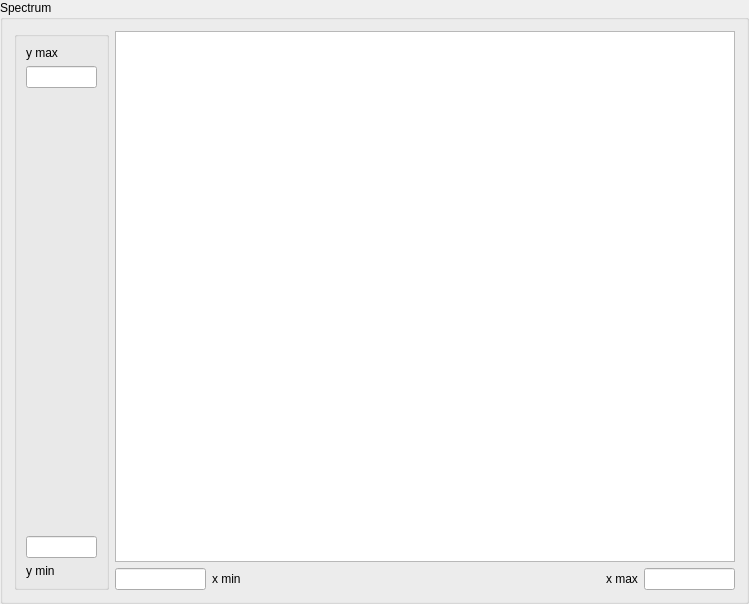
         <widget class="QGroupBox" name="groupBox_19">
          <property name="minimumSize">
           <size>
            <width>741</width>
            <height>604</height>
           </size>
          </property>
          <property name="title">
           <string>Spectrum</string>
          </property>
          <layout class="QHBoxLayout" name="horizontalLayout_41">
           <item>
            <widget class="QGroupBox" name="groupBox_10">
             <property name="maximumSize">
              <size>
               <width>95</width>
               <height>16777215</height>
              </size>
             </property>
             <layout class="QVBoxLayout" name="verticalLayout_32">
              <item>
               <widget class="QLabel" name="label_43">
                <property name="text">
                 <string>y max</string>
                </property>
               </widget>
              </item>
              <item>
               <widget class="QLineEdit" name="le_ptscn_ymax">
                <property name="maximumSize">
                 <size>
                  <width>91</width>
                  <height>16777215</height>
                 </size>
                </property>
               </widget>
              </item>
              <item>
               <spacer name="verticalSpacer_14">
                <property name="orientation">
                 <enum>Qt::Vertical</enum>
                </property>
                <property name="sizeHint" stdset="0">
                 <size>
                  <width>20</width>
                  <height>40</height>
                 </size>
                </property>
               </spacer>
              </item>
              <item>
               <widget class="QLineEdit" name="le_ptscn_ymin">
                <property name="maximumSize">
                 <size>
                  <width>91</width>
                  <height>16777215</height>
                 </size>
                </property>
               </widget>
              </item>
              <item>
               <widget class="QLabel" name="label_44">
                <property name="text">
                 <string>y min</string>
                </property>
               </widget>
              </item>
             </layout>
            </widget>
           </item>
           <item>
            <layout class="QVBoxLayout" name="verticalLayout_33">
             <item>
              <widget class="PlotWidget" name="gv_ptscn">
               <property name="minimumSize">
                <size>
                 <width>620</width>
                 <height>439</height>
                </size>
               </property>
              </widget>
             </item>
             <item>
              <layout class="QHBoxLayout" name="horizontalLayout_50">
               <item>
                <widget class="QLineEdit" name="le_ptscn_xmin">
                 <property name="maximumSize">
                  <size>
                   <width>91</width>
                   <height>16777215</height>
                  </size>
                 </property>
                </widget>
               </item>
               <item>
                <widget class="QLabel" name="label_45">
                 <property name="text">
                  <string>x min</string>
                 </property>
                </widget>
               </item>
               <item>
                <spacer name="horizontalSpacer_55">
                 <property name="orientation">
                  <enum>Qt::Horizontal</enum>
                 </property>
                 <property name="sizeHint" stdset="0">
                  <size>
                   <width>40</width>
                   <height>20</height>
                  </size>
                 </property>
                </spacer>
               </item>
               <item>
                <widget class="QLabel" name="label_46">
                 <property name="text">
                  <string>x max</string>
                 </property>
                </widget>
               </item>
               <item>
                <widget class="QLineEdit" name="le_ptscn_xmax">
                 <property name="maximumSize">
                  <size>
                   <width>91</width>
                   <height>16777215</height>
                  </size>
                 </property>
                </widget>
               </item>
              </layout>
             </item>
            </layout>
           </item>
          </layout>
         </widget>
